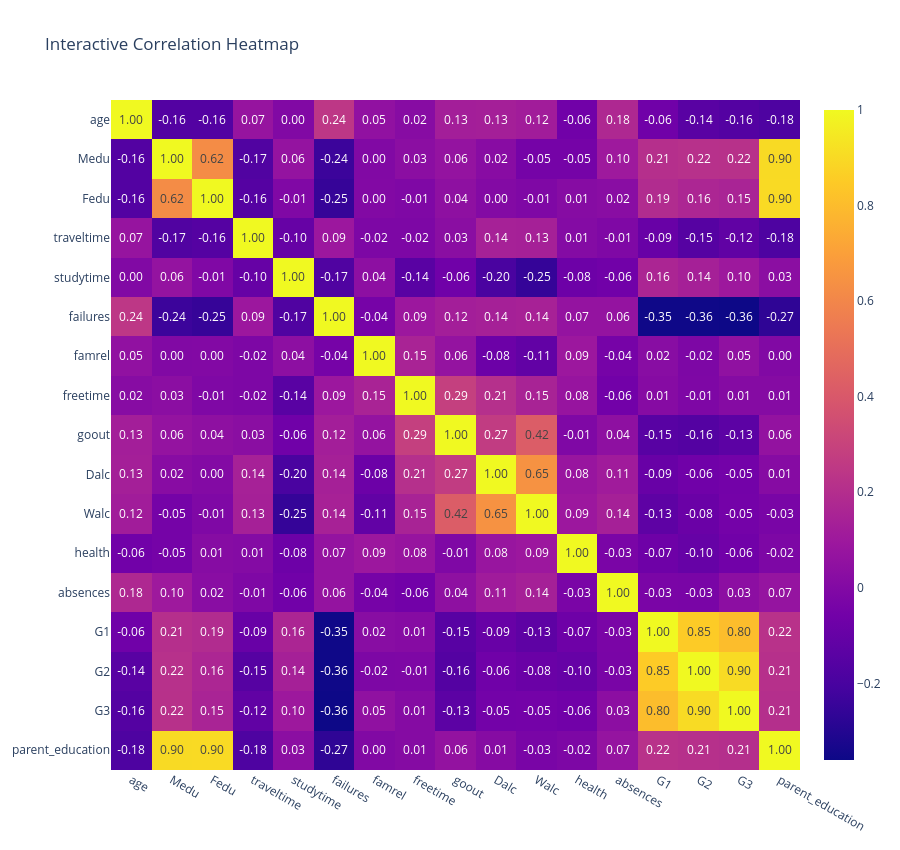

The cell this chart's notebook holds for it:
### Markdown cell above
## 9. Interactive Correlation Heatmap

### Code cell
numeric_df = df.select_dtypes(include=np.number)
corr = numeric_df.corr()

fig = px.imshow(
    corr,
    text_auto='.2f',
    aspect='auto',
    title='Interactive Correlation Heatmap'
)
fig.update_layout(template='plotly_white', height=850)
fig.show()

### Figure 1 — Plotly figure (JSON) as saved in the notebook; plotly's stock layout.template omitted (floating-point values rounded to 4 significant figures; data arrays with more than 128 entries replaced by an {"elided": "..."} marker saying what was removed)
{"data": [{"coloraxis": "coloraxis", "hovertemplate": "x: %{x}<br>y: %{y}<br>color: %{z}<extra></extra>", "name": "0", "texttemplate": "%{z:.2f}", "type": "heatmap", "x": ["age", "Medu", "Fedu", "traveltime", "studytime", "failures", "famrel", "freetime", "goout", "Dalc", "Walc", "health", "absences", "G1", "G2", "G3", "parent_education"], "xaxis": "x", "y": ["age", "Medu", "Fedu", "traveltime", "studytime", "failures", "famrel", "freetime", "goout", "Dalc", "Walc", "health", "absences", "G1", "G2", "G3", "parent_education"], "yaxis": "y", "z": {"elided": "17x17 float values"}}], "layout": {"coloraxis": {"colorscale": [[0, "#0d0887"], [0.1111, "#46039f"], [0.2222, "#7201a8"], [0.3333, "#9c179e"], [0.4444, "#bd3786"], [0.5556, "#d8576b"], [0.6667, "#ed7953"], [0.7778, "#fb9f3a"], [0.8889, "#fdca26"], [1, "#f0f921"]]}, "height": 850, "title": {"text": "Interactive Correlation Heatmap"}, "xaxis": {"anchor": "y", "domain": [0, 1]}, "yaxis": {"anchor": "x", "autorange": "reversed", "domain": [0, 1]}}}
